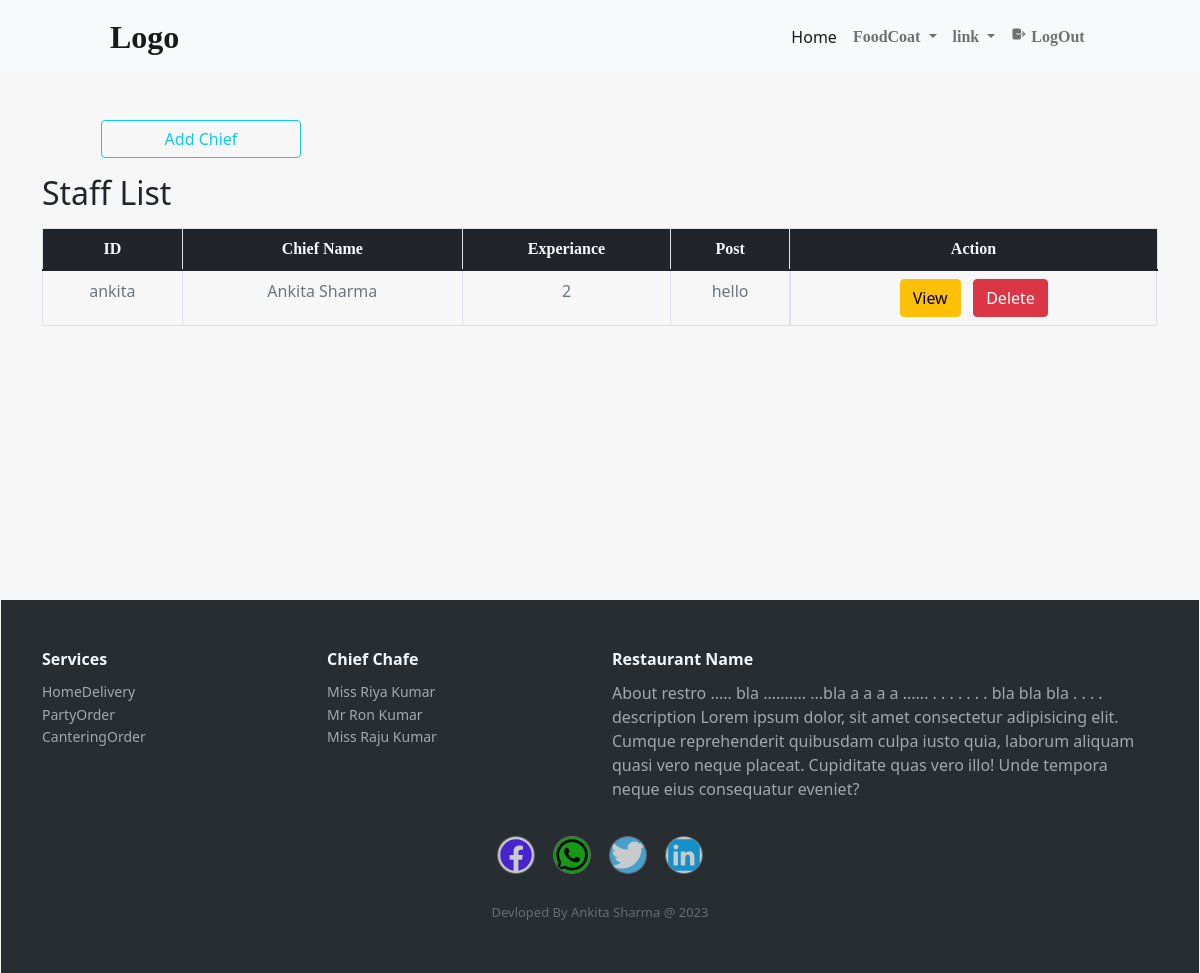
Page /manager/ManagerChiefList/ (signed in) on the committed database.
### ManagerApp/models.py (models this page shows)
class ChiefModel(models.Model):
    UserId=models.CharField(max_length=300,primary_key=True)
    Password=models.CharField(max_length=300)
    ChiefName=models.CharField(max_length=300)
    Chief_Experiance=models.CharField(max_length=50)
    C_Post=models.CharField(max_length=50)
    Cheif_AdharCard=models.CharField(max_length=300)
    Chief_Number=models.CharField(max_length=300)
    ChiefAddress=models.CharField(max_length=300)
    ProfileImage=models.FileField(upload_to="Chief/ChiefProfile/",max_length=600,default='None')
    Date=models.DateTimeField(auto_now=True)

### ManagerApp/views.py (the view, shortened to what this page needs)
# urls.py: path('ManagerChiefList/',ManagerChiefList,name='ManagerChiefList'),
def ManagerChiefList(request):
    if 'ManagerUserid' not in request.session:
        return redirect("MangerLogin")
    obj=ChiefModel.objects.all()
    if obj:
        obj=obj.values('UserId','ChiefName','Chief_Experiance','C_Post')
    TableColumn=['ID','Chief Name','Experiance','Post']
    return render(request,"manager/Chief_list.html",{'table':{'column':TableColumn,'data':obj,'header':'Staff List'}})

### template/manager/Chief_list.html (shortened to what this page needs)
{% extends 'manager/M_dashboard.html' %}
{% block content %}
{% load static %}
{% if view %}
<div class="container mt-5">
  <div class="row d-flex justify-content-around mb-5">
    <div class="card" style="width:16rem;max-height: 16rem;padding:5px;">
      {% if pic %}
      <img style="width:15rem;max-height: 15rem;" class="card-img-top mb-5 shadow" src="/media/{{pic.ProfileImage}}" alt="Card image">
      {% else %}
      <img style="width:15rem;max-height: 15rem;" class="card-img-top shadow mb-5" src="{% static 'images/Vodka.jpg' %}" alt="Card image">
      {% endif %}
    </div>
    <div class="row mb-3 mt-3  d-flex justify-content-around ">
        <div class="col-md-8 alert shadow">
          <form action="" method="post">
            {% csrf_token %}
            <div class="container bg-light alert shadow border">
                {% for i,j  in view  %}
                  <div class="row mb-3 ">
                      <div class="col-lg-3 label-control offset-lg-1 bold1 mb-1">
                        {{i}} &nbsp :
                      </div>
                      <div class="col-lg-7">
                        <input type="text" class="form-control bg-light" name="{{i}}" value="{{j}}" name="" id="">
                      </div>
                  </div>
                {% endfor %}
                <div class="row d-flex justify-content-around">
                  <input type="submit" style="max-width: 150px;" name='update' class="btn btn-warning" value="Update">
                </div>
            </div>
          </form>
        </div>
    </div>
  </div>
</div>
{% else %}
<div class="row">
    <a href="{% url 'StaffAdd' %}" class="btn btn-outline-info mt-5 offset-sm-1" style="max-height: 5vh;max-width: 200px;">Add Chief</a>
</div>
<div class="container mt-3">
    <h2>{{table.header}}</h2>
    <div class="table-responsive">
      <table class="table table-bordered">
        <thead>
          <tr class="bg-dark">
            {% for j in table.column %}
              <th class="text-light bold1 text-center">{{j}}</th>
            {% endfor %}
            <th class="text-light bold1 text-center ">Action</th>
          </tr>
        </thead>
        <tbody>
          {% for i in table.data  %}
          <tr>
            {% for j,k in i.items  %}
            <td class="text-secondary text-center"> {{k}} </td>
            {% endfor %}
            <td class="text-secondary d-flex justify-content-around">
              <form action="" method="post" class="d-flex inline">
                <input class="btn btn-warning" name="view" type="submit" value="View">
                <input class="btn btn-danger" name="Delete" type="submit" value="Delete">
              </form>
          </td>
          </tr>
          {% endfor %}
        </tbody>
      </table>
    </div>
</div>
{% endif %}
{% endblock  %}

### static/css/manager/Man_dashboar.css (style rules this page uses)
.bold1 { font-family: serif; font-weight:600; }

### rows in the picture
ChiefModel: i "ankita" "Ankita Sharma" "2" "hello"

### other values in the picture
{{ table.header }} "Staff List"
{{ j }} "ID" "Chief Name" "Experiance" "Post"
